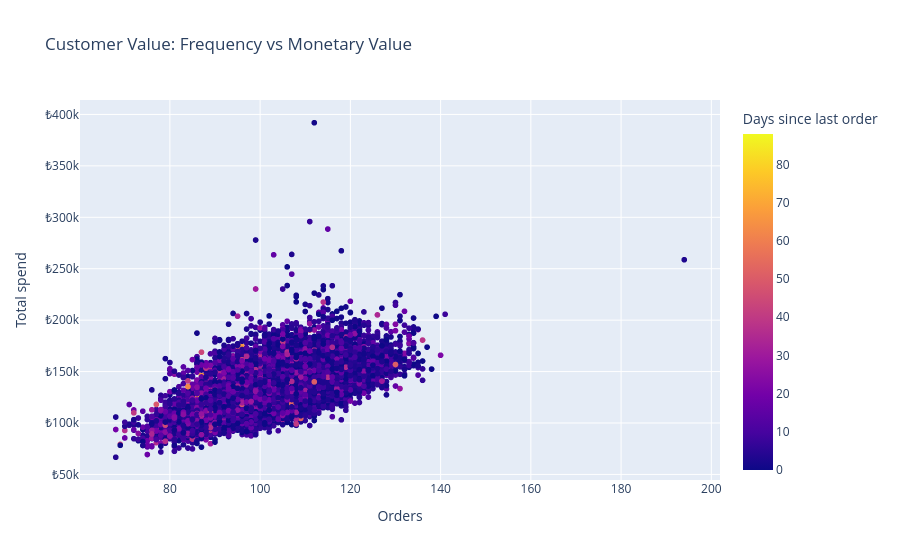

Notebook code cell kept with this figure:
### Code cell
rfm_sample = customer_rfm.sample(n=min(20_000, customer_rfm.height), seed=42)

fig = px.scatter(
    rfm_sample,
    x="frequency",
    y="monetary",
    color="recency_days",
    hover_data=["USERID", "avg_basket", "region", "city"],
    title="Customer Value: Frequency vs Monetary Value",
    labels={"frequency": "Orders", "monetary": "Total spend", "recency_days": "Days since last order"},
)
fig.update_layout(yaxis_tickprefix="₺")
fig.show()

### Figure 1 — Plotly figure (JSON) as saved in the notebook; plotly's stock layout.template omitted (floating-point values rounded to 4 significant figures; data arrays with more than 128 entries replaced by an {"elided": "..."} marker saying what was removed)
{"data": [{"customdata": {"elided": "20000x4 mixed values"}, "hovertemplate": "Orders=%{x}<br>Total spend=%{y}<br>USERID=%{customdata[0]}<br>avg_basket=%{customdata[1]}<br>region=%{customdata[2]}<br>city=%{customdata[3]}<br>Days since last order=%{marker.color}<extra></extra>", "legendgroup": "", "marker": {"color": {"elided": "20000 int values"}, "coloraxis": "coloraxis", "symbol": "circle"}, "mode": "markers", "name": "", "showlegend": false, "type": "scattergl", "x": {"elided": "20000 int values"}, "xaxis": "x", "y": {"elided": "20000 float values"}, "yaxis": "y"}], "layout": {"coloraxis": {"colorbar": {"title": {"text": "Days since last order"}}, "colorscale": [[0, "#0d0887"], [0.1111, "#46039f"], [0.2222, "#7201a8"], [0.3333, "#9c179e"], [0.4444, "#bd3786"], [0.5556, "#d8576b"], [0.6667, "#ed7953"], [0.7778, "#fb9f3a"], [0.8889, "#fdca26"], [1, "#f0f921"]]}, "legend": {"tracegroupgap": 0}, "title": {"text": "Customer Value: Frequency vs Monetary Value"}, "xaxis": {"anchor": "y", "domain": [0, 1], "title": {"text": "Orders"}}, "yaxis": {"anchor": "x", "domain": [0, 1], "tickprefix": "₺", "title": {"text": "Total spend"}}}}
